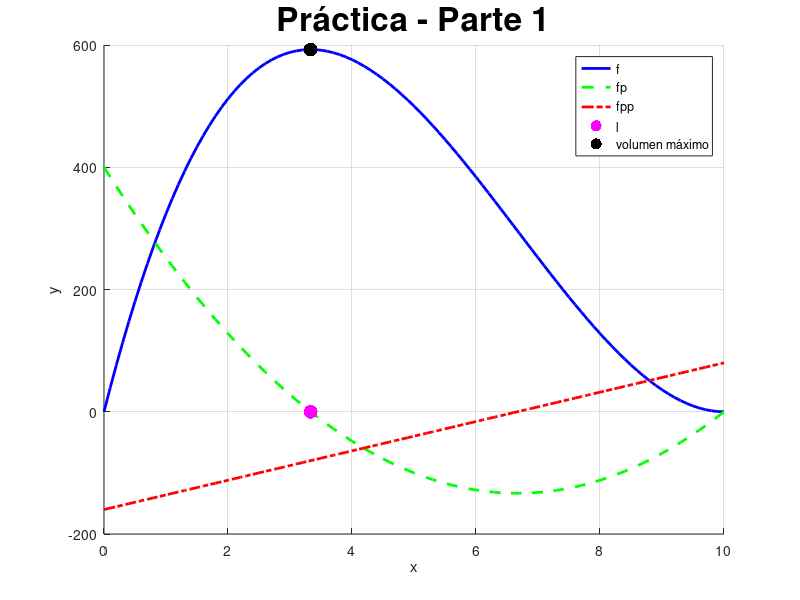

Source code (MATLAB):
clear all;  % limpiar variables almacenadas %
close all;  % cerrar las ventanas generadas con figure %
clc;        % console clear %

% Función objetivo %
f = @(x) (20-2*x).*(20-2*x).*x;
% Primera derivada %
fp = @(x) 12*x.^2 -160*x + 400;
% Segunda derivada %
fpp = @(x) 24*x - 160;

% Rango de 'x' (0,10), es decir, hasta la mitad de L = 20 %
x = 0:0.1:10;

% Iteraciones %
it = 10;

% Método de newton %
x0 = 2; % inicial
xi = x0;

for i = 1:it
    xi = xi - fp(xi)/fpp(xi);
end


cla; % Borrar los plots %

hold on; % para poder graficar más de una vez en un mismo plot
grid on; % genera una cuadricula en el plot

% Graficar las funciones y sus derivadas
title('Práctica - Parte 1', 'FontSize',24);
plot(x,f(x),'b-','LineWidth',2); 
plot(x,fp(x),'g--','LineWidth',2); 
plot(x,fpp(x),'r-.','LineWidth',2); 
plot(xi,fp(xi),'m.','MarkerSize',30);
plot(xi,f(xi),'k.','MarkerSize',30);

legend('f','fp','fpp','l','volumen máximo');

xlabel('x');
ylabel('y');

%  el minimo/maximo es checar cuando x cruza por 0 en la primera derivada y ver en la segunda derivada si es positivo (min), else (max)%
disp(['El valor máximo de l es: ' num2str(xi)]);
disp(['El volumen máximo al cortar en l = ' num2str(xi) ' es: ' num2str(f(xi))]);